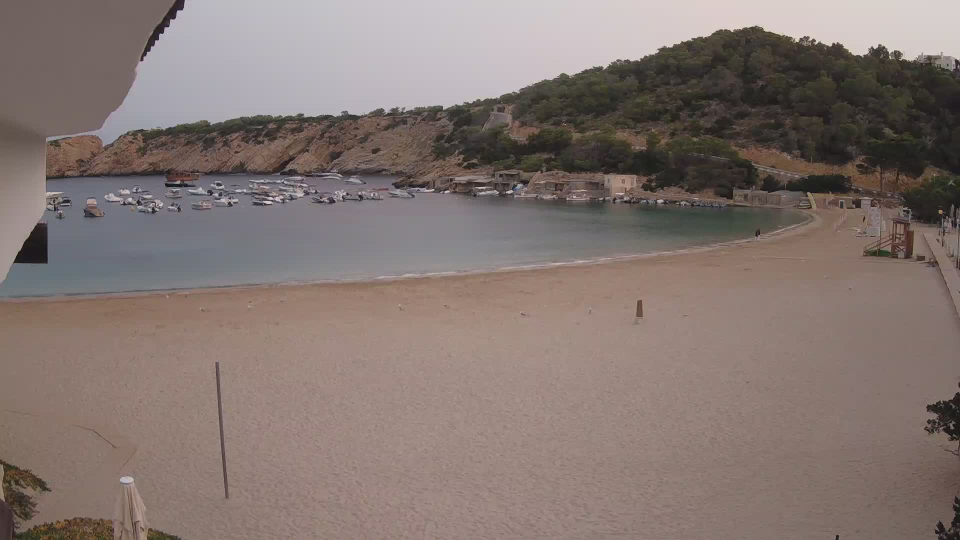
#> input picture Data/1660366800.jpg, 1920 x 1080 px (shown at 1/2 size); its folder holds only this picture in this run
$ python Algorithm2_Adaptive.py   (older library calls are emulated)
#> lines starting #> are read from the running program, lines starting #| are printed output that depends on the picture; after the words box and inside, x2 and y2 are one past the last pixel; in counts of white or black regions, pixels touching at a corner belong together
import os
import glob
import cv2
import numpy as np
import pandas as pd
import matplotlib.pyplot as plt

# CONFIGURATION

IMAGES_DIR = "Data"
ANNOTATIONS_CSV = "annotations.csv"

# Annotation CSV columns
FILENAME_COL = "image_name"
X_COL = "bbox_x"
Y_COL = "bbox_y"
W_COL = "bbox_width"
H_COL = "bbox_height"

# Cropping
CROP_TOP = 300
CROP_BOTTOM = None

# Dense-mode water suppression
WATER_LINE_FRACTION = 0.15

# Dense-mode umbrella removal
UMBRELLA_S_MIN = 90
UMBRELLA_V_MIN = 120
UMBRELLA_DILATE_SIZE = 9

# Dense-mode texture threshold
TEXTURE_THRESH = 25

SHOW_DEBUG = True
MAX_DEBUG = 10

# Scene classification
PREVIEW_AREA_MIN = 100
DENSE_BLOB_THRESHOLD = 10


# 1. LOAD IMAGES + BACKGROUND

def load_images():
    paths = sorted(glob.glob(os.path.join(IMAGES_DIR, "*.jpg")))
    imgs = []
    for p in paths:
        img = cv2.imread(p)
        if img is not None:
            imgs.append(img.astype(np.float32))
    return imgs, paths


def build_background(imgs):
    return np.mean(imgs, axis=0).astype(np.uint8)


def crop(img):
    h = img.shape[0]
    y1 = CROP_TOP
    y2 = CROP_BOTTOM if CROP_BOTTOM is not None else h
    return img[y1:y2], y1


# 2. BASE FOREGROUND MASK

def get_foreground_mask_base(img, background):
    diff = cv2.absdiff(img, background)
    gray = cv2.cvtColor(diff, cv2.COLOR_BGR2GRAY)

    mask = cv2.adaptiveThreshold(
        gray, 255,
        cv2.ADAPTIVE_THRESH_GAUSSIAN_C,
        cv2.THRESH_BINARY,
        51, -5
    )
    return mask, gray


# 3. SCENE CLASSIFICATION
def classify_scene(fg_preview):
    num, labels, stats, centroids = cv2.connectedComponentsWithStats(fg_preview)
    big_blobs = 0
    for i in range(1, num):
        area = stats[i, cv2.CC_STAT_AREA]
        if area >= PREVIEW_AREA_MIN:
            big_blobs += 1
    is_dense = (big_blobs >= DENSE_BLOB_THRESHOLD)
    return is_dense, big_blobs


# 4. CLEAN MASK

def clean_mask(mask, ksize=5):
    k = cv2.getStructuringElement(cv2.MORPH_ELLIPSE, (ksize, ksize))
    mask = cv2.morphologyEx(mask, cv2.MORPH_OPEN, k)
    mask = cv2.medianBlur(mask, 5)
    return mask


# 5. DENSE-MODE FILTERS

def remove_sand(mask, img_bgr):
    hsv = cv2.cvtColor(img_bgr, cv2.COLOR_BGR2HSV)
    sand_mask = cv2.inRange(hsv, (0, 0, 90), (35, 50, 255))
    sand_mask = cv2.medianBlur(sand_mask, 5)
    return cv2.bitwise_and(mask, cv2.bitwise_not(sand_mask)), sand_mask


def remove_umbrellas(mask, img_bgr):
    hsv = cv2.cvtColor(img_bgr, cv2.COLOR_BGR2HSV)
    _, sat_mask = cv2.threshold(hsv[:, :, 1], UMBRELLA_S_MIN, 255, cv2.THRESH_BINARY)
    _, val_mask = cv2.threshold(hsv[:, :, 2], UMBRELLA_V_MIN, 255, cv2.THRESH_BINARY)
    umb = cv2.bitwise_and(sat_mask, val_mask)
    k = cv2.getStructuringElement(cv2.MORPH_ELLIPSE, (UMBRELLA_DILATE_SIZE, UMBRELLA_DILATE_SIZE))
    umb = cv2.dilate(umb, k)
    return cv2.bitwise_and(mask, cv2.bitwise_not(umb)), umb


def apply_texture_filter(mask, img_bgr):
    gray = cv2.cvtColor(img_bgr, cv2.COLOR_BGR2GRAY)
    lap = cv2.Laplacian(gray, cv2.CV_64F, ksize=3)
    lap_abs = np.abs(lap).astype(np.uint8)
    _, texture_mask = cv2.threshold(lap_abs, TEXTURE_THRESH, 255, cv2.THRESH_BINARY)
    return cv2.bitwise_and(mask, texture_mask), texture_mask


def suppress_water(mask):
    h = mask.shape[0]
    cut = int(WATER_LINE_FRACTION * h)
    out = mask.copy()
    out[:cut] = 0
    return out, cut


# 6. PERSON AREA MODEL

def expected_person_area(y, img_h, dense=True):
    norm = y / float(img_h)
    if dense:
        if norm < 0.33:
            return 40, 600
        elif norm < 0.66:
            return 80, 3000
        else:
            return 200, 10000
    else:
        if norm < 0.33:
            return 60, 600
        elif norm < 0.66:
            return 120, 2500
        else:
            return 260, 8000


# 7. CONNECTED COMPONENTS + SHAPE FILTERS

def extract_people(mask, dense=True):
    num, labels, stats, centroids = cv2.connectedComponentsWithStats(mask)
    h = mask.shape[0]
    pts = []

    for i in range(1, num):
        x, y, w, h_box, area = stats[i]
        cx, cy = centroids[i]

        min_a, max_a = expected_person_area(cy, h, dense=dense)
        if not (min_a <= area <= max_a):
            continue

        ratio = w / float(h_box + 1e-5)

        if dense:
            if ratio < 0.25 or ratio > 3.0:
                continue
            solidity = area / float(w * h_box + 1e-5)
            if solidity < 0.15:
                continue
        else:
            if ratio < 0.4 or ratio > 2.5:
                continue
            solidity = area / float(w * h_box + 1e-5)
            if solidity < 0.3:
                continue

        pts.append((cx, cy))

    return pts, stats, centroids


# 8. ANNOTATIONS (UPDATED FOR BOXES)

def load_annotations():
    return pd.read_csv(ANNOTATIONS_CSV)


def get_gt_points(df, filename, crop_offset, img_h):
    base = os.path.basename(filename)
    sub = df[df[FILENAME_COL] == base]

    if sub.empty:
        return np.zeros((0, 2), dtype=np.float32)

    cx = sub[X_COL].values + sub[W_COL].values / 2
    cy = sub[Y_COL].values + sub[H_COL].values / 2

    cy -= crop_offset
    return np.array([(x, y) for x, y in zip(cx, cy) if y >= 0], dtype=np.float32)


# 9. MATCHING ACCURACY, True Positves, False Positives, False Negatives

def matching_stats(pred, true, max_dist=20):
    if len(true) == 0:
        # define TP/FP/FN sensibly in the empty-GT case
        TP = 0
        FP = len(pred)
        FN = 0
        acc = 1.0 if len(pred) == 0 else 0.0
        return acc, TP, FP, FN, []

    used = set()
    matches = []

    for j, (px, py) in enumerate(pred):
        best = None
        best_d = 99999

        for i, (tx, ty) in enumerate(true):
            if i in used:
                continue
            d = np.hypot(px - tx, py - ty)
            if d < best_d:
                best_d = d
                best = i

        if best_d <= max_dist:
            matches.append((j, best))  # pred j matched GT best
            used.add(best)

    TP = len(matches)
    FN = len(true) - TP
    FP = len(pred) - TP
    acc = TP / (TP + FN)

    return acc, TP, FP, FN, matches

# 10. MAIN PIPELINE

def main():
    imgs, paths = load_images()
#> in load_images, img is the input picture: shape (1080, 1920, 3); mean B, G, R 113.2, 117.8, 131.5
#> imgs = 1 item; paths = ['Data/1660366800.jpg']
    background = build_background(imgs)
    background_cropped, _ = crop(background)
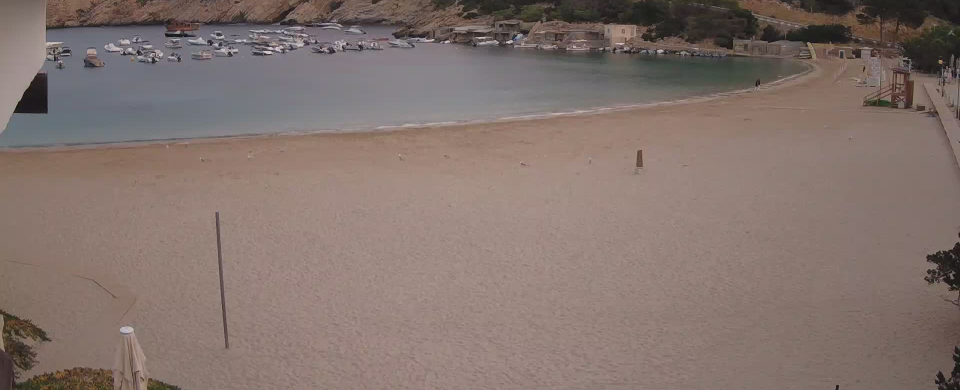
#> background_cropped: shape (780, 1920, 3) (shown at 1/2 size); mean B, G, R 109.2, 115.1, 131.2

    df = load_annotations()
#> (reads annotations.csv from the repository)

    predicted_counts = []
    actual_counts = []
    all_acc = []
    all_mse = []
    all_tp = []
    all_fp = []
    all_fn = []

    debug_count = 0

    for img_f32, path in zip(imgs, paths):
        img = img_f32.astype(np.uint8)
        cropped, crop_offset = crop(img)

        fg_base, gray = get_foreground_mask_base(cropped, background_cropped)
        fg_preview = clean_mask(fg_base.copy(), ksize=3)

        is_dense, big_blobs = classify_scene(fg_preview)

        # -------- DENSE MODE --------
        if is_dense:
            mode_str = f"DENSE (blobs={big_blobs})"
            fg = fg_base.copy()
            fg = clean_mask(fg, ksize=5)

            fg, sand = remove_sand(fg, cropped)
            fg, umb = remove_umbrellas(fg, cropped)
            fg, tex = apply_texture_filter(fg, cropped)
            fg, waterline = suppress_water(fg)

            pred_pts, stats, cent = extract_people(fg, dense=True)

        # -------- SPARSE MODE --------
        else:
            mode_str = f"SPARSE (blobs={big_blobs})"
            diff = cv2.absdiff(cropped, background_cropped)
            gray_s = cv2.cvtColor(diff, cv2.COLOR_BGR2GRAY)
            fg = cv2.adaptiveThreshold(
                gray_s, 255,
                cv2.ADAPTIVE_THRESH_MEAN_C,
                cv2.THRESH_BINARY,
                71, 10
            )
            fg = clean_mask(fg, ksize=7)
            fg, waterline = suppress_water(fg)

            pred_pts, stats, cent = extract_people(fg, dense=False)

        true_pts = get_gt_points(df, path, crop_offset, img.shape[0])

        pred_count = len(pred_pts)
        true_count = len(true_pts)

        predicted_counts.append(pred_count)
        actual_counts.append(true_count)

        mse = (pred_count - true_count) ** 2
        acc, TP, FP, FN, matches = matching_stats(
            pred_pts,
            true_pts,
            max_dist=20  # or whatever radius you settled on
        )

        all_mse.append(mse)
        all_acc.append(acc)
        all_tp.append(TP)
        all_fp.append(FP)
        all_fn.append(FN)

        # DEBUG VISUALIZATION
        if SHOW_DEBUG and debug_count < MAX_DEBUG:
            debug_count += 1

            vis = cv2.cvtColor(cropped, cv2.COLOR_BGR2RGB)

            for (cx, cy) in pred_pts:
                cv2.circle(vis, (int(cx), int(cy)), 5, (0, 255, 0), -1)
            for (tx, ty) in true_pts:
                cv2.circle(vis, (int(tx), int(ty)), 5, (255, 0, 0), -1)

            plt.figure(figsize=(14, 6))

            plt.subplot(1, 2, 1)
            plt.title(f"{mode_str}\nMask (Pred {pred_count} / GT {true_count})")
            plt.imshow(fg, cmap="gray")
            plt.axhline(waterline, color='red')
            plt.axis("off")

            plt.subplot(1, 2, 2)
            plt.title(f"{mode_str}\nOverlay (Pred {pred_count} / GT {true_count})")
            plt.imshow(vis)
            plt.axis("off")

            plt.tight_layout()
            plt.show()
#> this loop made 1 pass
#> (path, y1 in crop, y2 in crop, crop_offset) on pass 1: ('Data/1660366800.jpg', 300, 1080, 300)
#> pass 1, in main, `plt.show()`:
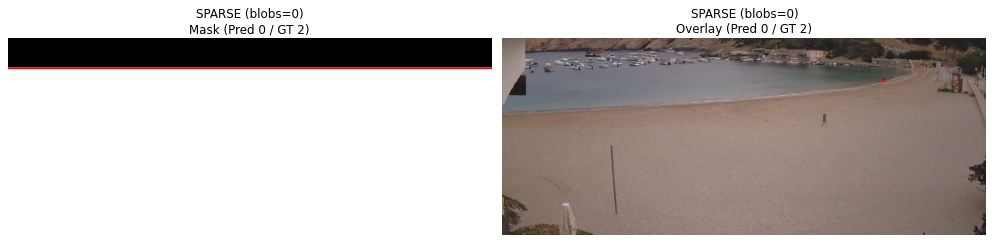
#> figure drawn by matplotlib, 2 panels
#> after the loop:
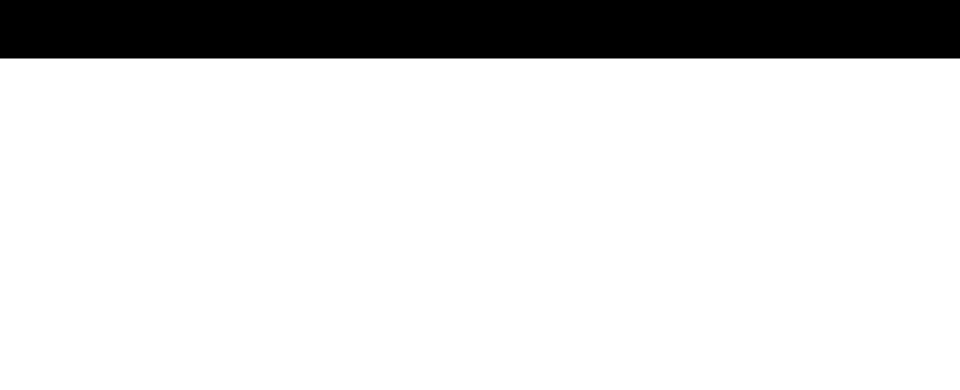
#> fg: shape (780, 1920) (shown at 1/2 size); 85% white; 1 black region, box (x1, y1, x2, y2) and area: (0, 0, 1920, 117) 224640
#> after the loop, actual_counts = [2]; all_acc = [0]; all_fn = [2]; all_fp = [0]; all_mse = [4]; all_tp = [0]; debug_count = 1; predicted_counts = [0]

    # PLOTS

    x = np.arange(len(predicted_counts))
#> x = [0]

    # Line plot
    plt.figure(figsize=(10, 6))
    plt.plot(x, actual_counts, marker='o', label="Actual")
    plt.plot(x, predicted_counts, marker='x', label="Predicted")
    plt.title("Predicted vs Actual Counts")
    plt.xlabel("Image Index")
    plt.ylabel("People Count")
    plt.grid(True)
    plt.legend()
    plt.savefig("pred_vs_gt.png")
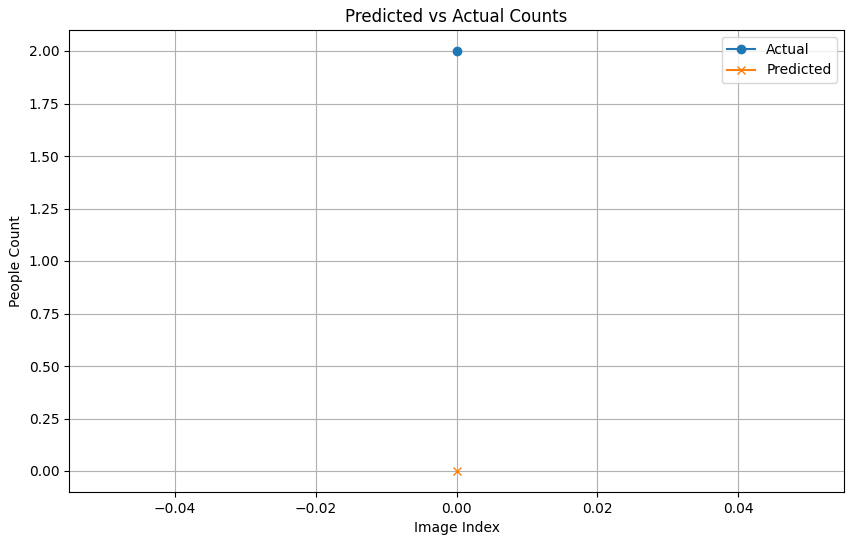
#> figure drawn by matplotlib, 1 panel
    plt.show()

    # Scatter
    plt.figure(figsize=(6, 6))
    plt.scatter(actual_counts, predicted_counts)
    maxv = max(max(actual_counts), max(predicted_counts)) + 5
#> maxv = 7
    plt.plot([0, maxv], [0, maxv], 'r--')
    plt.xlabel("Actual Count")
    plt.ylabel("Predicted Count")
    plt.title("Predicted vs Actual (Scatter)")
    plt.grid(True)
    plt.savefig("pred_vs_gt_scatter.png")
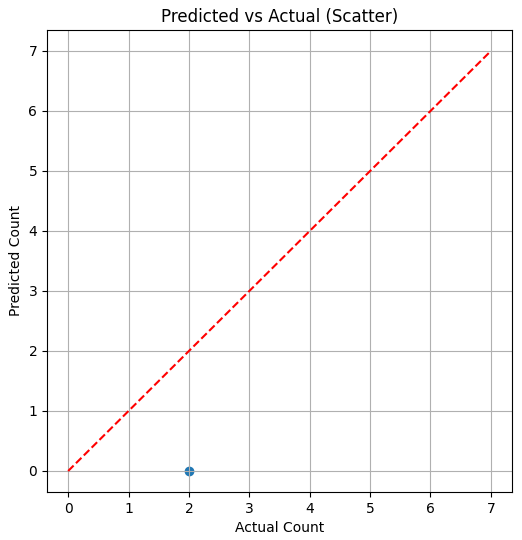
#> figure drawn by matplotlib, 1 panel
    plt.show()

    # Bar
    plt.figure(figsize=(12, 6))
    width = 0.35
    plt.bar(x - width/2, actual_counts, width)
    plt.bar(x + width/2, predicted_counts, width)
    plt.title("Per-image Predicted vs Actual")
    plt.xlabel("Image Index")
    plt.ylabel("Count")
    plt.xticks(x)
    plt.grid(axis='y')
    plt.savefig("pred_vs_gt_barplot.png")
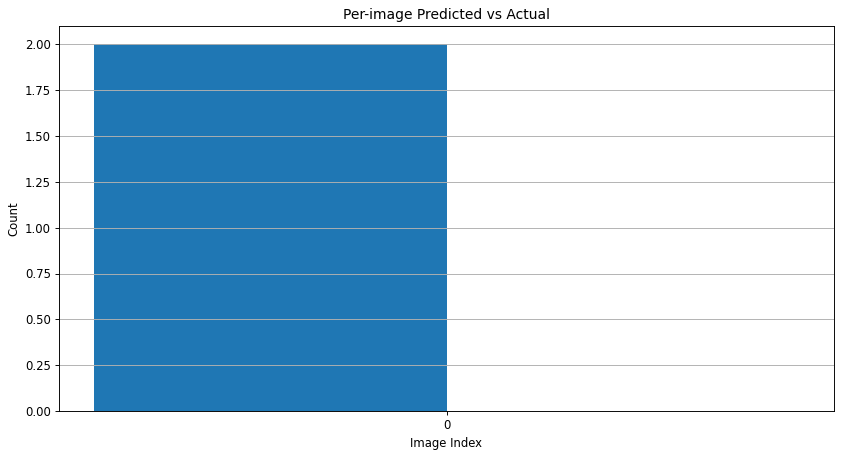
#> figure drawn by matplotlib, 1 panel
    plt.show()

    print("\n========= FINAL RESULTS (DUAL MODE) =========")
    print(f"Mean Accuracy: {np.mean(all_acc) * 100:.2f}%")
#| Mean Accuracy: 0.00%
    print(f"Mean MSE: {np.mean(all_mse):.2f}")
#| Mean MSE: 4.00
    print(f"Mean TP per image: {np.mean(all_tp):.2f}")
#| Mean TP per image: 0.00
    print(f"Mean FP per image: {np.mean(all_fp):.2f}")
#| Mean FP per image: 0.00
    print(f"Mean FN per image: {np.mean(all_fn):.2f}")
#| Mean FN per image: 2.00
    print("=============================================\n")


if __name__ == "__main__":
    main()
